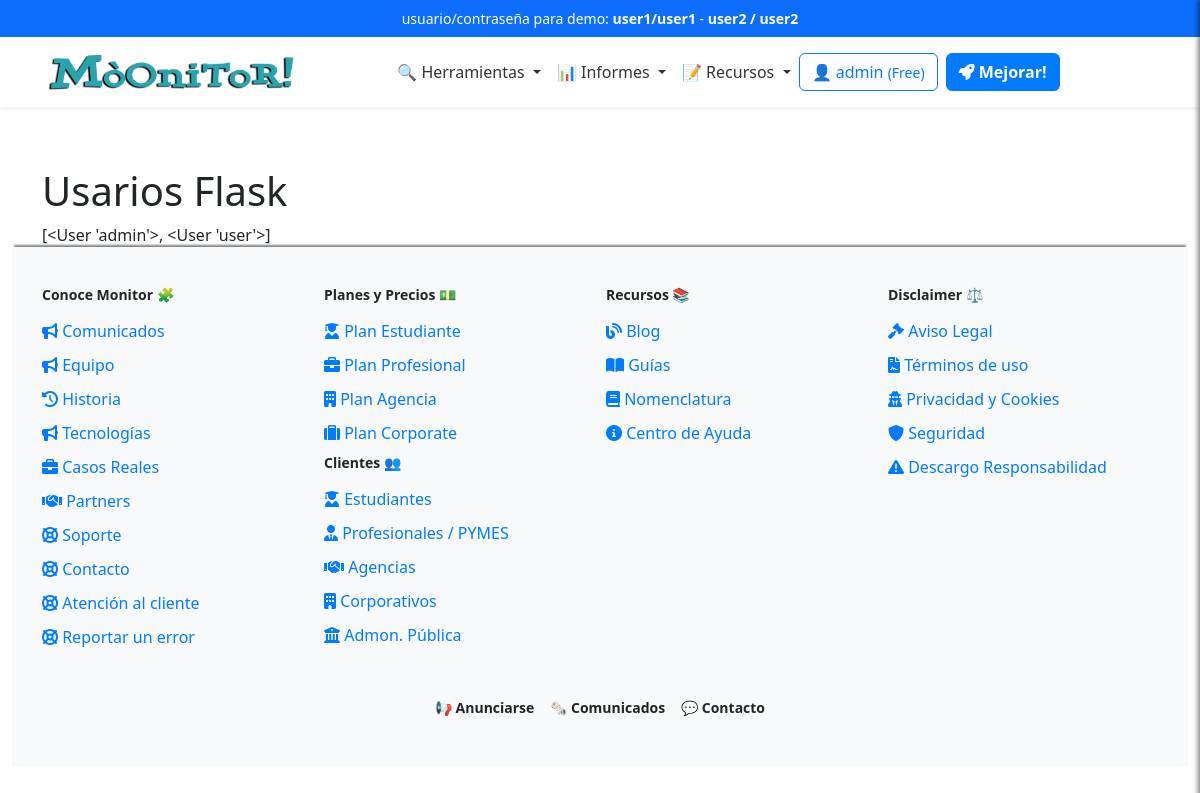
Before: /admin/usuarios (signed in) with the older database file.
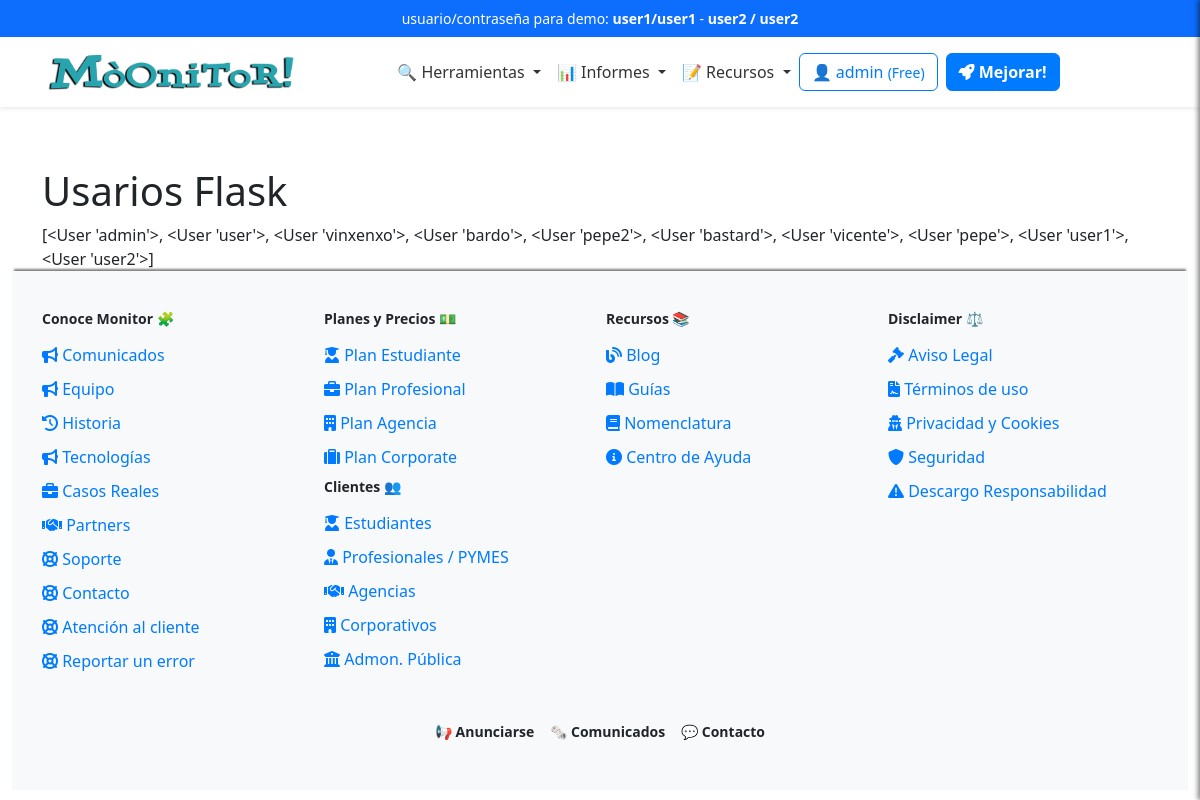
After: the same page with the newer database file.
### app/models/user_model.py (models this page shows, shortened)
class Users(UserMixin, db.Model):
    __tablename__ = 'Users'
    id = db.Column(db.Integer, primary_key=True)
    username = db.Column(db.String(80), unique=True, nullable=False)
    email = db.Column(db.String(120), unique=True, nullable=False)
    password_hash = db.Column(db.String(255), nullable=False)
    token = db.Column(db.String(255), index=True, unique=True)
    active = db.Column(db.Boolean, default=False)
    registered_on = db.Column(db.DateTime,
                              nullable=False,
                              default=datetime.datetime.utcnow)
    config = db.Column(JSONType)
    role = db.Column(db.String(20), nullable=False, default='usuario')
    subscription_plan = db.Column(Enum('Free',
                                       'Pro',
                                       'Corporate',
                                       name='subscription_plans'),
                                  default='Free')
    subscription_currency = db.Column(
        db.String(3), default='EUR')  # ISO currency codes (e.g., USD, EUR)
    subscription_expiration = db.Column(db.DateTime, nullable=True)
    subscription_frequency = db.Column(Enum('Monthly',
                                            'Annually',
                                            name='subscription_frequency'),
                                       default='Monthly')
    primary_payment = db.Column(JSONType, nullable=True)  # IBAN, SWIFT, etc.
    secondary_payment = db.Column(JSONType, nullable=True)
    transactions = db.relationship('Transaction', backref='user', lazy=True)
    def __repr__(self):
        return '<User %r>' % self.username

### app/views/user_views.py (the view)
@app.route('/admin/usuarios')
@login_required
def usuarios():
    breadcrumbs = [{
        'url': '/admin',
        'text': 'Admin'
    }, {
        'url': '/admin/usuarios',
        'text': 'Listado usuarios'
    }]
    users = Users.query.all()
    log_event('ADMIN', 'Lista de usuarios.')
    return render_template('user/usuarios.html',
                           users=users,
                           breadcrumbs=breadcrumbs)

### app/__init__.py (called while the page is built)
@app.context_processor
def inject_sidebar_info():
    return dict(is_admin=current_user.is_authenticated
                and current_user.role == 'admin')

@app.context_processor
def inject_breadcrumb():
    breadcrumbs = [{
        'url': '/',
        'text': 'Inicio'
    }, {
        'url': '/profile',
        'text': 'Opcion 1'
    }, {
        'url': '/profile/edit',
        'text': 'Sub opcion 1'
    }]
    return {'breadcrumbs': breadcrumbs}

@app.context_processor
def inject_grouped_tools():
    grouped_tools = {}
    for category, tools_in_category in groupby(sorted(
            tools, key=itemgetter('category')),
                                               key=itemgetter('category')):
        subcategories = {}
        for subcategory, tools_in_subcategory in groupby(
                sorted(tools_in_category, key=itemgetter('subcategory')),
                key=itemgetter('subcategory')):
            subcategories[subcategory] = list(tools_in_subcategory)
        grouped_tools[category] = subcategories
    return dict(grouped_tools=grouped_tools)

@login_manager.user_loader
def load_user(user_id):
    return Users.query.get(int(user_id))

### app/templates/user/usuarios.html (shortened to what this page needs)
{% extends "base.html" %}
{% block content %}
    <h1>Usarios Flask</h1>
    {{ users }}
{% endblock %}

### app/templates/inc/navbar.html (shortened to what this page needs)
<nav class="navbar navbar-expand-lg navbar-light bg-white shadow-sm">
  <div class="container">
    <a class="navbar-brand mx-auto" href="{{ url_for('index') }}">
      <img src="{{ url_for('static', filename='logo.png') }}" alt="Logo" height="50"
        class="d-inline-block align-text-top">
    </a>
    <div class="collapse navbar-collapse justify-content-center" id="navbarNav">
      <ul class="navbar-nav align-items-center">
        <li class="nav-item dropdown">
          <a class="nav-link dropdown-toggle" href="#" id="domainDnsDropdown" role="button" data-bs-toggle="dropdown"
            aria-expanded="false">
            🔍 Herramientas
          </a>
        </li>
        <li class="nav-item dropdown">
          <a class="nav-link dropdown-toggle" href="#" id="domainDnsDropdown" role="button" data-bs-toggle="dropdown"
            aria-expanded="false">
            📊 Informes
          </a>
        </li>
        <li class="nav-item dropdown">
          <a class="nav-link dropdown-toggle" href="#" id="domainDnsDropdown" role="button" data-bs-toggle="dropdown"
            aria-expanded="false">
            📝 Recursos
          </a>
        </li>
      </ul>
    <div class="d-flex flex-column flex-sm-row align-items-center justify-content-center ms-0 mb-3 mt-3">
      {% if current_user.is_authenticated %}
          <a href="/dashboard" class="btn btn-outline-primary mb-2 mb-sm-0 me-sm-2">
              <span class="item-responsive">👤 {{ current_user.username }}
                  <small>({{ current_user.subscription_plan }})</small>
              </span>
          </a>
          {% if current_user.subscription_plan == "Free" %}
              <a class="btn btn-primary mb-2 mb-sm-0 me-sm-2 text-decoration-none fw-semibold" href="{{ url_for('edit_subscription') }}">
                  <i class="fa-solid fa-rocket"></i> Mejorar!
              </a>
          {% elif current_user.subscription_plan == "Pro" %}
              <a class="btn btn-primary mb-2 mb-sm-0 me-sm-2 text-decoration-none fw-semibold" href="{{ url_for('edit_subscription') }}">
                  <i class="fa-solid fa-crown"></i> Probar Corporate!
              </a>
          {% endif %}
      {% endif %}
  </div>
    </div>
  </div>
</nav>

Changed rows visible on the page:
changed Users "admin": username.username "[<User 'admin'>, <User 'user'>]" → "[<User 'admin'>, <User 'user'>, <User 'vinxenxo'>, <User 'bardo'>, <User 'pepe2'>, <User 'bastard'>, <User 'vicente'>, <User 'pepe'>, <User 'user1'>, <User 'user2'>]"
